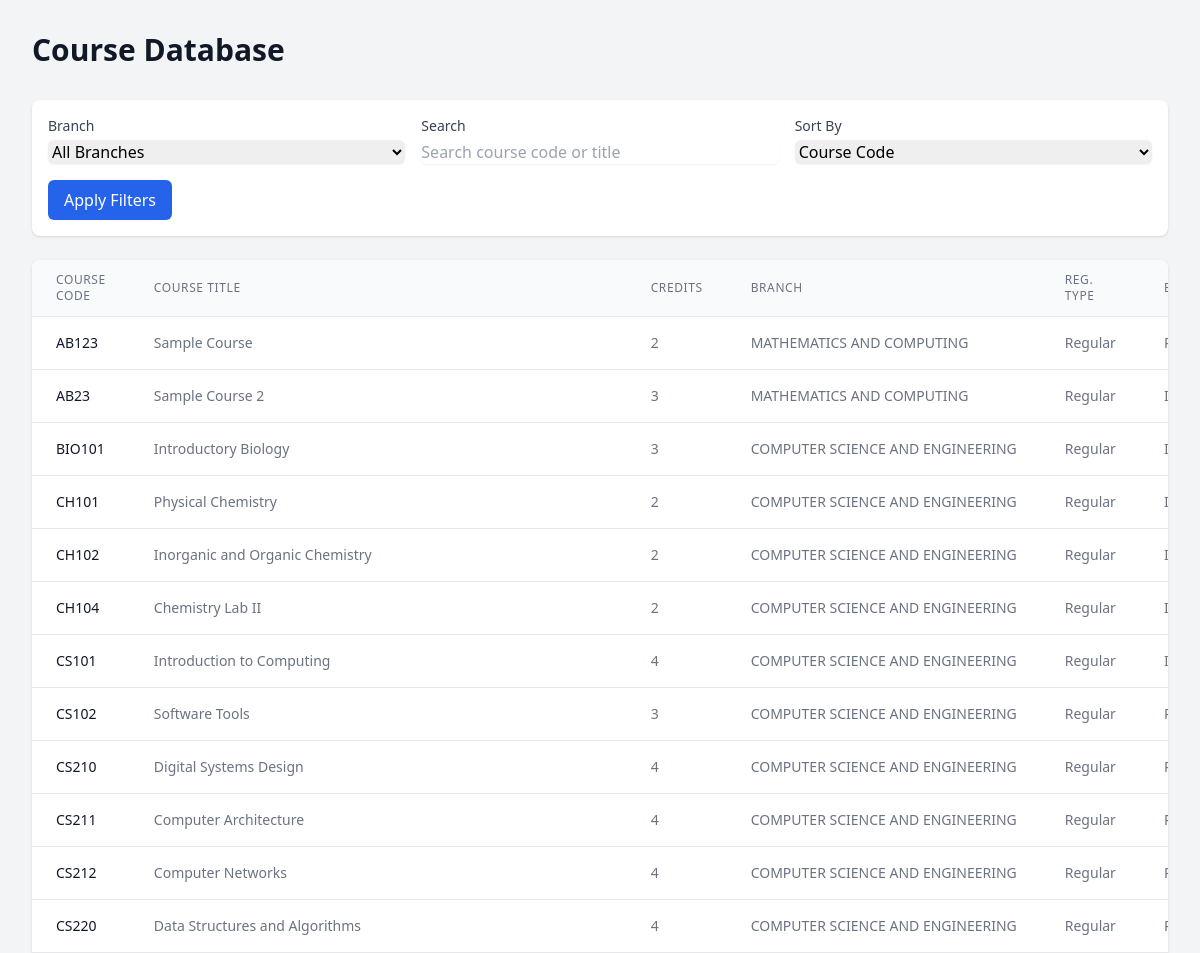
The app's page /courses (upper part), older data.
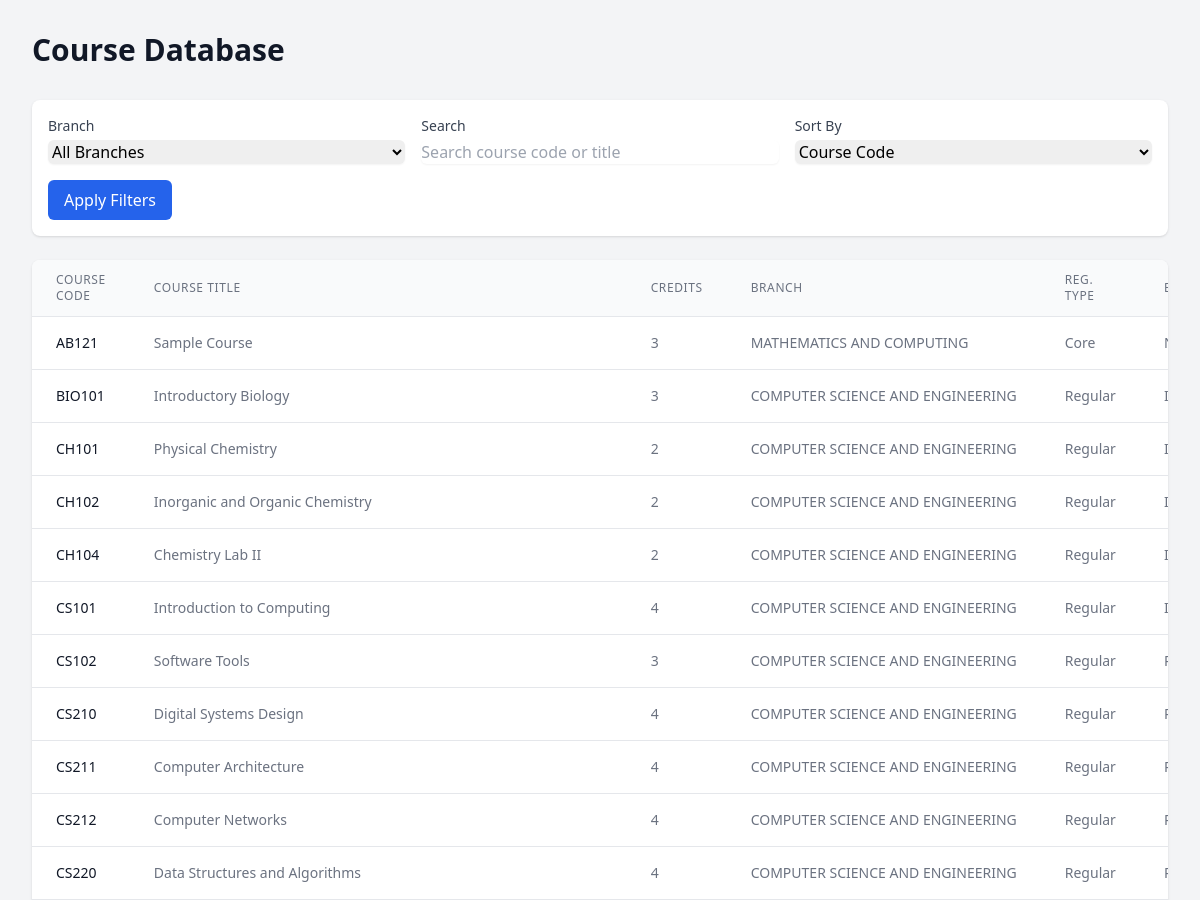
The same page, newer data.
### tables this page shows
CREATE TABLE courses (
    id INTEGER PRIMARY KEY AUTOINCREMENT,
    course TEXT NOT NULL,
    course_title TEXT NOT NULL,
    credits INTEGER NOT NULL,
    reg_type TEXT NOT NULL,
    elective_type TEXT NOT NULL,
    branch TEXT NOT NULL
);

### app.py (the view)
@app.route('/courses')
def view_courses():
    db = get_db()
    branches = db.execute('SELECT DISTINCT branch FROM courses').fetchall()
    branch_filter = request.args.get('branch', '')
    search_query = request.args.get('search', '')
    sort_by = request.args.get('sort', 'course')
    query = 'SELECT * FROM courses WHERE 1=1'
    params = []
    if branch_filter:
        query += ' AND branch = ?'
        params.append(branch_filter)
    if search_query:
        query += ' AND (course LIKE ? OR course_title LIKE ?)'
        params.extend(['%' + search_query + '%'] * 2)
    query += f' ORDER BY {sort_by}'
    courses = db.execute(query, params).fetchall()
    return render_template('courses.html',
                         courses=courses,
                         branches=branches,
                         current_branch=branch_filter,
                         search_query=search_query,
                         sort_by=sort_by)

### app.py (called while the page is built)
def get_db():
    db = getattr(g, '_database', None)
    if db is None:
        db = g._database = sqlite3.connect(DATABASE)
        db.row_factory = sqlite3.Row
    return db

@app.teardown_appcontext
def close_connection(exception):
    db = getattr(g, '_database', None)
    if db is not None:
        db.close()

### templates/courses.html (shortened to what the changed rows need)
<!DOCTYPE html>
<html lang="en">
<head>
    <script src="https://cdn.tailwindcss.com"></script>
</head>
<body class="bg-gray-100 min-h-screen">
    <div class="mx-auto px-4 sm:px-6 lg:px-8 py-8">
        <div class="flex justify-between items-center mb-8">
            <h1 class="text-3xl font-bold text-gray-900">Course Database</h1>
        </div>
        <div class="bg-white rounded-lg shadow overflow-hidden">
            <div class="overflow-x-auto">
                <table class="min-w-full divide-y divide-gray-200">
                    <thead class="bg-gray-50">
                        <tr>
                            <th class="px-6 py-3 text-left text-xs font-medium text-gray-500 uppercase tracking-wider">Course Code</th>
                            <th class="px-6 py-3 text-left text-xs font-medium text-gray-500 uppercase tracking-wider">Course Title</th>
                            <th class="px-6 py-3 text-left text-xs font-medium text-gray-500 uppercase tracking-wider">Credits</th>
                            <th class="px-6 py-3 text-left text-xs font-medium text-gray-500 uppercase tracking-wider">Branch</th>
                            <th class="px-6 py-3 text-left text-xs font-medium text-gray-500 uppercase tracking-wider">Reg. Type</th>
                            <th class="px-6 py-3 text-left text-xs font-medium text-gray-500 uppercase tracking-wider">Elective Type</th>
                        </tr>
                    </thead>
                    <tbody class="bg-white divide-y divide-gray-200">
                        {% for course in courses %}
                        <tr class="hover:bg-gray-50">
                            <td class="px-6 py-4 whitespace-nowrap text-sm font-medium text-gray-900">{{ course.course }}</td>
                            <td class="px-6 py-4 whitespace-nowrap text-sm text-gray-500">{{ course.course_title }}</td>
                            <td class="px-6 py-4 whitespace-nowrap text-sm text-gray-500">{{ course.credits }}</td>
                            <td class="px-6 py-4 whitespace-nowrap text-sm text-gray-500">{{ course.branch }}</td>
                            <td class="px-6 py-4 whitespace-nowrap text-sm text-gray-500">{{ course.reg_type }}</td>
                            <td class="px-6 py-4 whitespace-nowrap text-sm text-gray-500">{{ course.elective_type }}</td>
                        </tr>
                        {% else %}
                        <tr>
                            <td colspan="{% if 'admin' in session %}7{% else %}6{% endif %}" class="px-6 py-4 text-center text-sm text-gray-500">
                                No courses found matching your criteria.
                            </td>
                        </tr>
                        {% endfor %}
                    </tbody>
                </table>
            </div>
        </div>
    </div>
</body>
</html>

Row changes from the older to the newer data that the page shows:
removed courses: course "AB23", course_title "Sample Course 2", credits "3", branch "MATHEMATICS AND COMPUTING", reg_type "Regular"
changed courses "Sample Course": course "AB123" → "AB121"; credits "2" → "3"; reg_type "Regular" → "Core"
